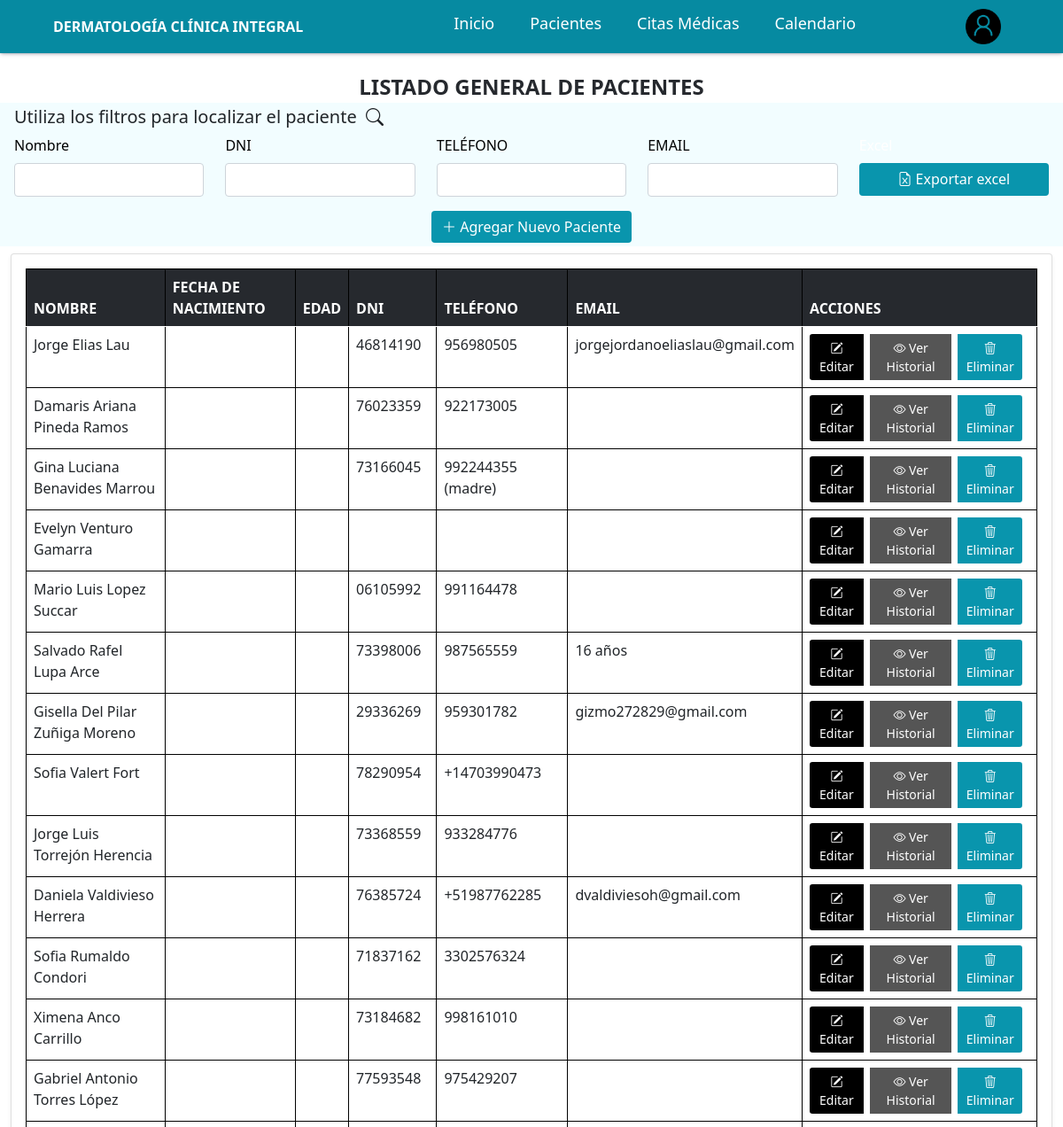
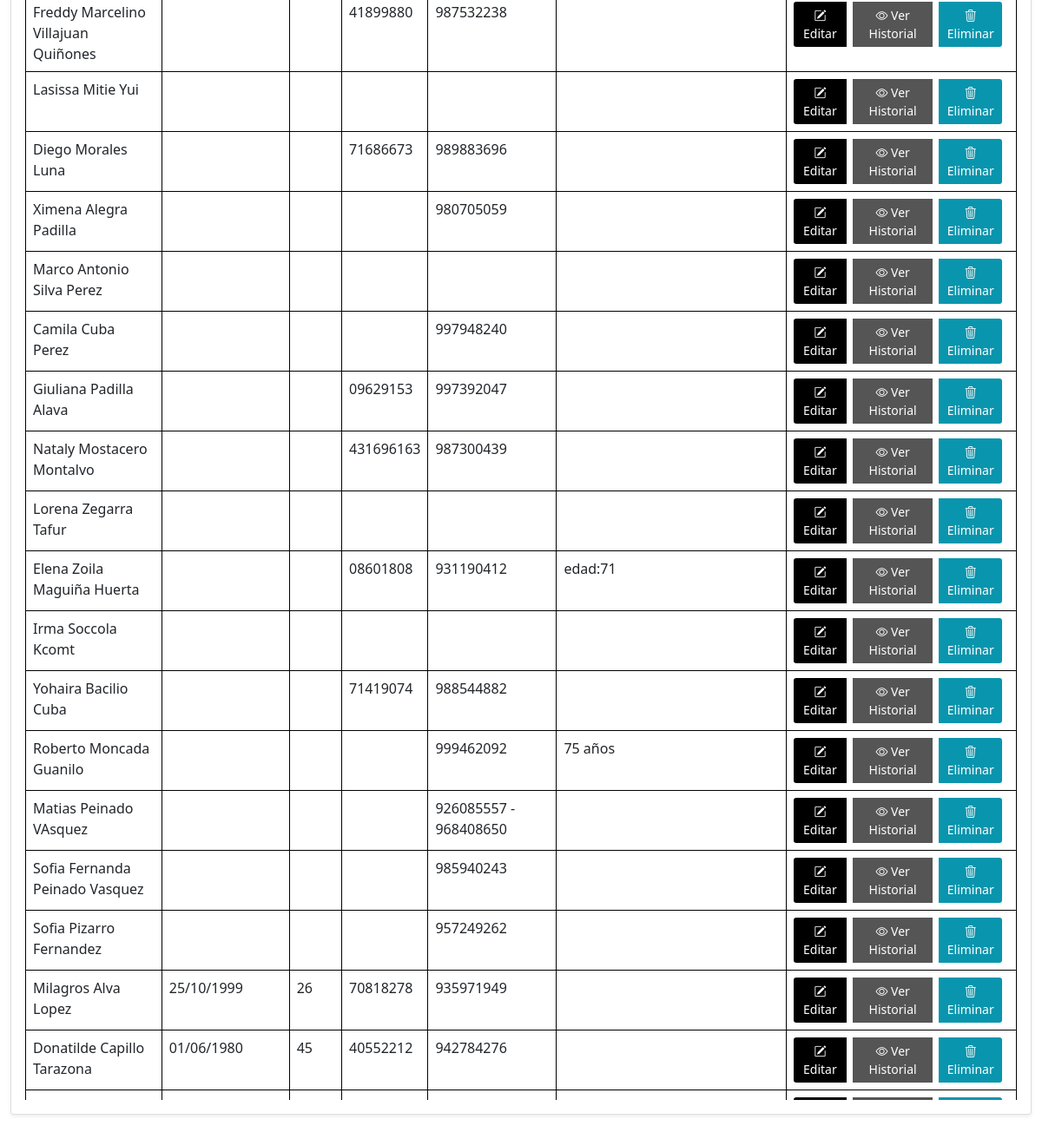
Page /clinica/lista_pacientes/ on the committed database (2 pictures, top to bottom).
### clinica/models.py (models this page shows, shortened)
class Paciente(models.Model):
    TIPO_SANGRE_CHOICES = [
        ('A+', 'A+'),
        ('A-', 'A-'),
        ('B+', 'B+'),
        ('B-', 'B-'),
        ('AB+', 'AB+'),
        ('AB-', 'AB-'),
        ('O+', 'O+'),
        ('O-', 'O-'),
    ]
    nombre = models.CharField(max_length=100, blank=True, null=True)
    fecha_nacimiento = models.DateField(blank=True, null=True)
    email = models.CharField(max_length=100, blank=True, null=True)
    dni = models.CharField(max_length=100, blank=True, null=True)
    telefono = models.CharField(max_length=255, blank=True, null=True)
    direccion = models.CharField(max_length=100, blank=True, null=True)
    alergias_conocidas = models.CharField(max_length=255, blank=True, null=True)
    emfermedades_previas = models.CharField(max_length=255, blank=True, null=True)
    antecentes_quirurgicos = models.CharField(max_length=255, blank=True, null=True)
    antecedentes_familiares = models.CharField(max_length=255, blank=True, null=True)
    medicamentos_actuales = models.CharField(max_length=255, blank=True, null=True)
    habitos = models.CharField(max_length=255, blank=True, null=True)
    relato_clinico = models.TextField(blank=True, null=True)
    edad = models.CharField(max_length=255, blank=True, null=True)
    peso = models.CharField(max_length=50, blank=True, null=True)
    altura = models.CharField(max_length=50, blank=True, null=True)
    presion_arterial = models.CharField(max_length=50, blank=True, null=True)
    frecuencia_cardiaca = models.CharField(max_length=50, blank=True, null=True)
    frecuencia_respiratoria = models.CharField(max_length=50, blank=True, null=True)
    temperatura = models.CharField(max_length=50, blank=True, null=True)
    tipo_de_sangre = models.CharField(
        max_length=10,
        choices=TIPO_SANGRE_CHOICES,
        blank=True,
        null=True
    )
    descripcion_examen_fisico = models.TextField(blank=True, null=True)
    nombre_contacto_emergencia1 = models.CharField(max_length=100, blank=True, null=True)
    telefono_contacto_emergencia1 = models.CharField(max_length=15, blank=True, null=True)
    relacion_contacto_emergencia1 = models.CharField(max_length=50, blank=True, null=True)
    nombre_contacto_emergencia2 = models.CharField(max_length=100, blank=True, null=True)
    telefono_contacto_emergencia2 = models.CharField(max_length=15, blank=True, null=True)
    relacion_contacto_emergencia2 = models.CharField(max_length=50, blank=True, null=True)
    nombre_contacto_emergencia3 = models.CharField(max_length=100, blank=True, null=True)
    telefono_contacto_emergencia3 = models.CharField(max_length=15, blank=True, null=True)
    relacion_contacto_emergencia3 = models.CharField(max_length=50, blank=True, null=True)
    created_at = models.DateTimeField(auto_now_add=True)
    updated_at = models.DateTimeField(auto_now=True)
    @property
    def edad_paciente(self):
        if not self.fecha_nacimiento:
            return None
        hoy = date.today()
        return hoy.year - self.fecha_nacimiento.year - (
            (hoy.month, hoy.day) < (self.fecha_nacimiento.month, self.fecha_nacimiento.day)
        )

### clinica/views.py (the view)
# urls.py: path('lista_pacientes/', views.lista_pacientes, name='lista_pacientes'),
def lista_pacientes(request):
    if request.method == "POST":
        form = PacienteForm(request.POST)
        if form.is_valid():
            form.save()
            return redirect("clinica:lista_pacientes")
    else:
        form = PacienteForm()
    pacientes = Paciente.objects.prefetch_related('citas')
    return render(request, "clinica/lista_pacientes.html", {
        "pacientes": pacientes,
        "form": form
    })

### templates/clinica/lista_pacientes.html (shortened to what this page needs)
{% extends "base.html" %}
{% block body %}
{% include "../components/navbar.html" %}
<div style="text-align: center; margin-top: 20px;">
    <div style="font-weight: bold; font-size: 24px; color: #26292E;">
        LISTADO GENERAL DE PACIENTES
    </div>
</div>
<div class="px-3 py-1" style="background-color: #F2FDFF;">
                    <h5 class="mb-2">Utiliza los filtros para localizar el paciente&nbsp;&nbsp;<i class="bi bi-search"></i></h5>
                    <div class="row mb-3">
                        <div class="col">
                            <label class="form-label">Nombre</label>
                            <input type="text" class="form-control filter-input" data-column="0">
                        </div>
                        <div class="col">
                            <label class="form-label">DNI</label>
                            <input type="text" class="form-control filter-input" data-column="3">
                        </div>
                        <div class="col">
                            <label class="form-label">TELÉFONO</label>
                            <input type="text" class="form-control filter-input" data-column="4">
                        </div>
                        <div class="col">
                            <label class="form-label">EMAIL</label>
                            <input type="text" class="form-control filter-input" data-column="5">
                        </div>
                        <div class="col">
                            <label class="form-label" style="color: #fff;">Excel</label>
                            <button id="exportBtn" class="btn btn-success form-control btn btn-secondary text-center"
                                style="background-color: #0995AD; line-height: 25px; border: none;">
                                <i class="bi-file-earmark-excel"></i>
                                Exportar excel
                            </button>
                        </div>
                    </div>
                    <center>
                        <button type="button" class="btn text-white"
                            style="background-color: #0995AD; border: none;" data-bs-toggle="modal"
                            data-bs-target="#pacienteModal">
                            <i class="bi bi-plus-lg"></i> Agregar Nuevo Paciente
                        </button>
                    </center>
</div>
<div class="container mt-2" style="max-width: 100%;">
    <div class="row justify-content-center">
        <div class="col-12 col-lg-12">
            <div class="card shadow-sm">
                <div class="card-body">
                    <div class="table-container" style="max-height: 65vh; overflow-y: auto; overflow-x: auto;">
                        <table class="table table-hover table-bordered-gray" id="documentsTable">
                            <thead style="position: sticky; top: 0; z-index: 1;">
                                <tr style="background-color: #26292E !important;">
                                    <th style="color: white;">NOMBRE</th>
                                    <th style="color: white;">FECHA DE NACIMIENTO</th>
                                    <th style="color: white;">EDAD</th>
                                    <th style="color: white;">DNI</th>
                                    <th style="color: white;">TELÉFONO</th>
                                    <th style="color: white;">EMAIL</th>
                                    <th style="color: white;">ACCIONES</th>
                                </tr>
                            </thead>
                            <tbody>
                                {% for p in pacientes %}
                                <tr>
                                    <td>{{ p.nombre|default:'' }}</td>
                                    <td>{{ p.fecha_nacimiento|date:"d/m/Y"|default_if_none:'' }}</td>
                                    <td>{{ p.edad_paciente|default_if_none:'' }}</td>
                                    <td>{{ p.dni|default:'' }}</td>
                                    <td>{{ p.telefono|default:'' }}</td>
                                    <td>{{ p.email|default:'' }}</td>
                                    <td>
                                        <div class="btn-group" role="group">
                                            <button type="button" class="btn btn-sm text-white me-2 btn-editar"
                                                style="background-color: #000000;"
                                                data-bs-toggle="modal"
                                                data-bs-target="#editarPacienteModal"
                                                data-id="{{ p.id }}"
                                                data-nombre="{{ p.nombre|default_if_none:'' }}"
                                                data-fecha_nacimiento="{{ p.fecha_nacimiento|default_if_none:'' }}"
                                                data-email="{{ p.email|default_if_none:'' }}"
                                                data-dni="{{ p.dni|default_if_none:'' }}"
                                                data-telefono="{{ p.telefono|default_if_none:'' }}"
                                                data-direccion="{{ p.direccion|default_if_none:'' }}"
                                                data-alergias="{{ p.alergias_conocidas|default_if_none:'' }}"
                                                data-enfermedades="{{ p.emfermedades_previas|default_if_none:'' }}"
                                                data-quirurgicos="{{ p.antecentes_quirurgicos|default_if_none:'' }}"
                                                data-familiares="{{ p.antecedentes_familiares|default_if_none:'' }}"
                                                data-medicamentos="{{ p.medicamentos_actuales|default_if_none:'' }}"
                                                data-habitos="{{ p.habitos|default_if_none:'' }}"
                                                data-relato="{{ p.relato_clinico|default_if_none:'' }}"
                                                data-edad="{{ p.edad|default_if_none:'' }}"
                                                data-peso="{{ p.peso|default_if_none:'' }}"
                                                data-altura="{{ p.altura|default_if_none:'' }}"
                                                data-presion="{{ p.presion_arterial|default_if_none:'' }}"
                                                data-cardiaca="{{ p.frecuencia_cardiaca|default_if_none:'' }}"
                                                data-respiratoria="{{ p.frecuencia_respiratoria|default_if_none:'' }}"
                                                data-temperatura="{{ p.temperatura|default_if_none:'' }}"
                                                data-sangre="{{ p.tipo_de_sangre|default_if_none:'' }}"
                                                data-descripcion-examen="{{ p.descripcion_examen_fisico|default_if_none:'' }}"
                                                data-nombre_contacto_emergencia1="{{ p.nombre_contacto_emergencia1|default_if_none:'' }}"
                                                data-telefono_contacto_emergencia1="{{ p.telefono_contacto_emergencia1|default_if_none:'' }}"
                                                data-relacion_contacto_emergencia1="{{ p.relacion_contacto_emergencia1|default_if_none:'' }}"
                                                data-nombre_contacto_emergencia2="{{ p.nombre_contacto_emergencia2|default_if_none:'' }}"
                                                data-telefono_contacto_emergencia2="{{ p.telefono_contacto_emergencia2|default_if_none:'' }}"
                                                data-relacion_contacto_emergencia2="{{ p.relacion_contacto_emergencia2|default_if_none:'' }}"
                                                data-nombre_contacto_emergencia3="{{ p.nombre_contacto_emergencia3|default_if_none:'' }}"
                                                data-telefono_contacto_emergencia3="{{ p.telefono_contacto_emergencia3|default_if_none:'' }}"
                                                data-relacion_contacto_emergencia3="{{ p.relacion_contacto_emergencia3|default_if_none:'' }}">
                                                <i class="bi bi-pencil-square"></i> Editar
                                            </button>
                                            <button type="button" class="btn btn-sm text-white me-2"
                                                    style="background-color:#555;"
                                                    data-bs-toggle="modal"
                                                    data-bs-target="#historialModal"
                                                    data-id="{{ p.id }}">
                                                <i class="bi bi-eye"></i> Ver Historial
                                            </button>
                                            <a href="{% url 'clinica:eliminar_paciente' p.id %}"
                                                class="btn btn-sm text-white btnEliminar me-2 btnEliminar"
                                                style="background-color: #0995AD;" title="Eliminar">
                                                <i class="bi bi-trash3"></i> Eliminar
                                            </a>
                                        </div>
                                    </td>
                                </tr>
                                {% endfor %}
                            </tbody>
                        </table>
                    </div>
                </div>
            </div>
        </div>
    </div>
</div>
{% endblock %}

### templates/clinica/lista_pacientes.html (style rules this page uses)
label.form-label { font-weight: 500; color: #000; }
.table-bordered-gray { border: 1px solid #000; border-collapse: collapse; }
.table-bordered-gray th, .table-bordered-gray td { border: 1px solid #000; }

### rows in the picture
Paciente: nombre "Jorge Elias Lau", dni "46814190", telefono "956980505", email "jorgejordanoeliaslau@gmail.com"
Paciente: nombre "Damaris Ariana Pineda Ramos", dni "76023359", telefono "922173005"
Paciente: nombre "Gina Luciana Benavides Marrou", dni "73166045", telefono "992244355 (madre)"
Paciente: nombre "Evelyn Venturo Gamarra"
Paciente: nombre "Mario Luis Lopez Succar", dni "06105992", telefono "991164478"
Paciente: nombre "Salvado Rafel Lupa Arce", dni "73398006", telefono "987565559", email "16 años"
Paciente: nombre "Gisella Del Pilar Zuñiga Moreno", dni "29336269", telefono "959301782", email "gizmo272829@gmail.com"
Paciente: nombre "Sofia Valert Fort", dni "78290954", telefono "+14703990473"
Paciente: nombre "Jorge Luis Torrejón Herencia", dni "73368559", telefono "933284776"
Paciente: nombre "Daniela Valdivieso Herrera", dni "76385724", telefono "+51987762285", email "dvaldiviesoh@gmail.com"
Paciente: nombre "Sofia Rumaldo Condori", dni "71837162", telefono "3302576324"
Paciente: nombre "Ximena Anco Carrillo", dni "73184682", telefono "998161010"
Paciente: nombre "Gabriel Antonio Torres López", dni "77593548", telefono "975429207"
Paciente: nombre "Freddy Marcelino Villajuan Quiñones", dni "41899880", telefono "987532238"
Paciente: nombre "Lasissa Mitie Yui"
Paciente: nombre "Diego Morales Luna", dni "71686673", telefono "989883696"
Paciente: nombre "Ximena Alegra Padilla", telefono "980705059"
Paciente: nombre "Marco Antonio Silva Perez"
Paciente: nombre "Camila Cuba Perez", telefono "997948240"
Paciente: nombre "Giuliana Padilla Alava", dni "09629153", telefono "997392047"
Paciente: nombre "Nataly Mostacero Montalvo", dni "431696163", telefono "987300439"
Paciente: nombre "Lorena Zegarra Tafur"
Paciente: nombre "Elena Zoila Maguiña Huerta", dni "08601808", telefono "931190412", email "edad:71"
Paciente: nombre "Irma Soccola Kcomt"
Paciente: nombre "Yohaira Bacilio Cuba", dni "71419074", telefono "988544882"
Paciente: nombre "Roberto Moncada Guanilo", telefono "999462092", email "75 años"
Paciente: nombre "Matias Peinado VAsquez", telefono "926085557 - 968408650"
Paciente: nombre "Sofia Fernanda Peinado Vasquez", telefono "985940243"
Paciente: nombre "Sofia Pizarro Fernandez", telefono "957249262"
Paciente: nombre "Milagros Alva Lopez", fecha_nacimiento "25/10/1999", edad_paciente "26", dni "70818278", telefono "935971949"
Paciente: nombre "Donatilde Capillo Tarazona", fecha_nacimiento "01/06/1980", edad_paciente "45", dni "40552212", telefono "942784276"
